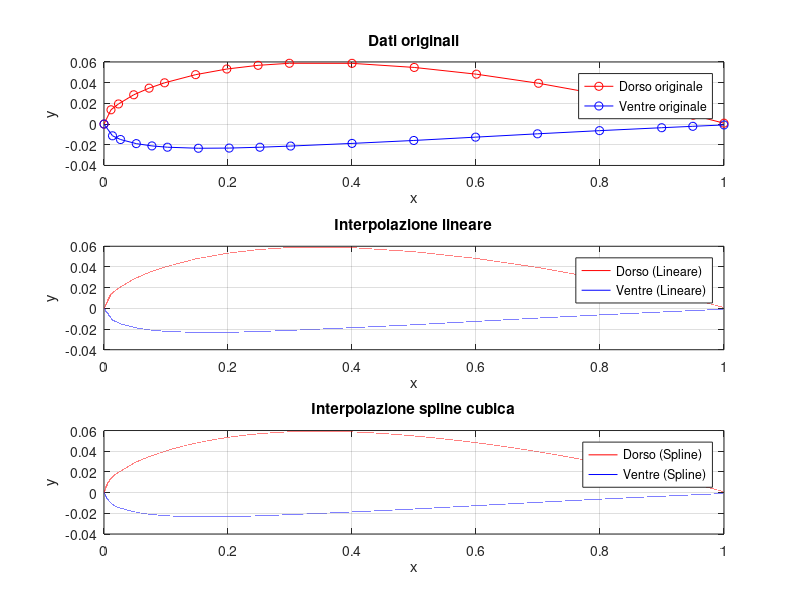
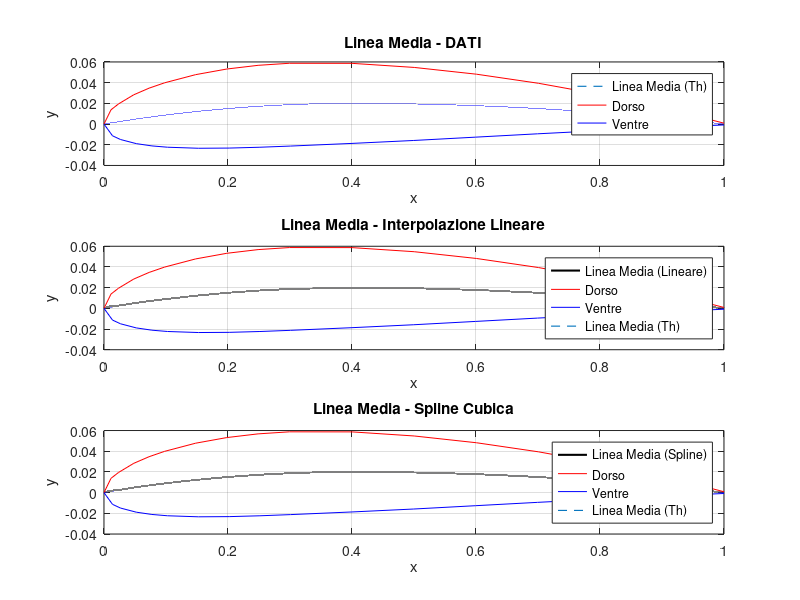

Recreate these plots in MATLAB, in order. (Note: this script raises an error after producing the figures.)
% faccio dei tentativi con un NACA 2408 per capire quale possa essere una
% giusta approssimazione della linea media nel momento in cui aumento il
% numero di punti, noto che sia facendo una interpolazione lineare che una
% spline trovo un alfath che passa da 0.257° circa a 0.5°, dai grafici si
% nota questo a causa della pendenza iniziale nei due casi discostante dalla
% previsione usando la linea media data dalla teoria
clc
clear
close all
profilo = [
    1.00000  0.00084; 
    0.95033  0.00855;
    0.90054  0.01575;
    0.80078  0.02858;
    0.70081  0.03942;
    0.60068  0.04820;
    0.50039  0.05473;
    0.40000  0.05869;
    0.29900  0.05875;
    0.24852  0.05677;
    0.19809  0.05320;
    0.14778  0.04776;
    0.09768  0.03987;
    0.07273  0.03471;
    0.04794  0.02829;
    0.02337  0.01944;
    0.01128  0.01380;
    0.00000  0.00000;
    0.00000  0.00000;
    0.01372 -0.01134;
    0.02663 -0.01493;
    0.05206 -0.01891;
    0.07727 -0.02111;
    0.10232 -0.02237;
    0.15222 -0.02338;
    0.20191 -0.02320;
    0.25148 -0.02239;
    0.30100 -0.02125;
    0.40000 -0.01869;
    0.49961 -0.01585;
    0.59932 -0.01264;
    0.69919 -0.00942;
    0.79922 -0.00636;
    0.89946 -0.00353;
    0.94967 -0.00217;
    1.00000 -0.00084];
x_dorso = flip(profilo(1:18,1)); 
y_dorso = flip(profilo(1:18,2));
x_ventre = (profilo(19:end,1));
y_ventre = (profilo(19:end,2));

% Numero di punti da aggiungere tra ogni coppia di punti originali
n_punti = 10000; %POSSO VARIARLLA PER AGGIUNGERE DEI AIUTANO NEL CASO DELL'INTERPOLAZIONE CON UNA SPLINE

% Interpolazione lineare
x_interp_lineare = linspace(min(x_dorso), max(x_dorso), numel(x_dorso) * n_punti);
y_dorso_interp_lineare = interp1(x_dorso, y_dorso, x_interp_lineare, 'linear');
y_ventre_interp_lineare = interp1(x_ventre, y_ventre, x_interp_lineare, 'linear');

% Interpolazione spline cubica
x_interp_spline = linspace(min(x_dorso), max(x_dorso), numel(x_dorso) * n_punti);
y_dorso_interp_spline = interp1(x_dorso, y_dorso, x_interp_spline, 'spline');
y_ventre_interp_spline = interp1(x_ventre, y_ventre, x_interp_spline, 'spline');

figure;

% Dati originali
subplot(3,1, 1);
plot(x_dorso, y_dorso, 'ro-', 'DisplayName', 'Dorso originale');
hold on;
plot(x_ventre, y_ventre, 'bo-', 'DisplayName', 'Ventre originale');
grid on;
legend('Location', 'best');
title('Dati originali');
xlabel('x');
ylabel('y');

% Interpolazione lineare
subplot(3,1, 2);
plot(x_interp_lineare, y_dorso_interp_lineare, 'r-', 'DisplayName', 'Dorso (Lineare)');
hold on;
plot(x_interp_lineare, y_ventre_interp_lineare, 'b-', 'DisplayName', 'Ventre (Lineare)');
grid on;
legend('Location', 'best');
title('Interpolazione lineare');
xlabel('x');
ylabel('y');

% spline 
subplot(3,1,3);
plot(x_interp_spline, y_dorso_interp_spline, 'r-', 'DisplayName', 'Dorso (Spline)');
hold on;
plot(x_interp_spline, y_ventre_interp_spline, 'b-', 'DisplayName', 'Ventre (Spline)');
grid on;
legend('Location', 'best');
title('Interpolazione spline cubica');
xlabel('x');
ylabel('y');

%%%% Calcolo della linea media coi diversi metodi
%Linea media con interpolazione lineare
x_linea_media_lineare = x_interp_lineare; % Stessa griglia di interpolazione
y_linea_media_lineare = (y_dorso_interp_lineare + y_ventre_interp_lineare) / 2;

% Linea media con spline cubica
x_linea_media_spline = x_interp_spline; % Stessa griglia di interpolazione
y_linea_media_spline = (y_dorso_interp_spline + y_ventre_interp_spline) / 2;

% Metodo 4: Linea media teorica per un NACA 2412
m_2412 = 0.02; p_2412 = 0.4;
y_lm_naca = zeros(size(x_linea_media_lineare));
for i = 1:length(x_linea_media_lineare)
    if x_linea_media_lineare(i) <= p_2412
        y_lm_naca(i) = m_2412 / p_2412^2 * (2 * p_2412 * x_linea_media_lineare(i) - x_linea_media_lineare(i)^2);
    else
        y_lm_naca(i) = m_2412 / (1 - p_2412)^2 * ((1 - 2 * p_2412) + 2 * p_2412 * x_linea_media_lineare(i) - x_linea_media_lineare(i)^2);
    end
end

%% Plot delle linee medie calcolate
figure;

% Linea media dalle formule empiriche viste ad esercitazione
subplot(3,1,1);
plot(x_linea_media_lineare, y_lm_naca, '--', 'LineWidth', 0.8, 'DisplayName', 'Linea Media (Th)');
hold on;
plot(x_dorso, y_dorso, 'r-', 'DisplayName', 'Dorso');
plot(x_ventre, y_ventre, 'b-', 'DisplayName', 'Ventre');
grid on;
legend('Location', 'best');
title('Linea Media - DATI');
xlabel('x');
ylabel('y');

% Linea media con interpolazione lineare
subplot(3,1,2);
plot(x_linea_media_lineare, y_linea_media_lineare, 'k-', 'LineWidth', 1.5, 'DisplayName', 'Linea Media (Lineare)');
hold on;
plot(x_dorso, y_dorso, 'r-', 'DisplayName', 'Dorso');
plot(x_ventre, y_ventre, 'b-', 'DisplayName', 'Ventre');
grid on;
legend('Location', 'best');
title('Linea Media - Interpolazione Lineare');
xlabel('x');
ylabel('y');
%lm teorica
subplot(3,1,2);
plot(x_linea_media_lineare, y_lm_naca, '--', 'LineWidth', 0.8, 'DisplayName', 'Linea Media (Th)');

% Linea media con spline cubica
subplot(3,1,3);
plot(x_linea_media_spline, y_linea_media_spline, 'k-', 'LineWidth', 1.5, 'DisplayName', 'Linea Media (Spline)');
hold on;
plot(x_dorso, y_dorso, 'r-', 'DisplayName', 'Dorso');
plot(x_ventre, y_ventre, 'b-', 'DisplayName', 'Ventre');
grid on;
legend('Location', 'best');
title('Linea Media - Spline Cubica');
xlabel('x');
ylabel('y');
%lm teorica
subplot(3,1,3);
plot(x_linea_media_lineare, y_lm_naca, '--', 'LineWidth', 0.8, 'DisplayName', 'Linea Media (Th)');




%% Calcolo delle derivate
dydx_teoria = finiteDifferenceCentered(x_linea_media_lineare, y_lm_naca); %qui potrei avere la formula esatta ma non la uso per riuscire a validare il metodo
dydx_interplin = finiteDifferenceCentered(x_linea_media_lineare, y_linea_media_lineare);
dydx_spline =finiteDifferenceCentered(x_linea_media_spline, y_linea_media_spline);
%% Calcolo alphath
eps =x_linea_media_lineare;
epss = eps - 0.5;
alfath = 0;
for i = 1:(length(epss)-1)
    alfath = alfath + (dydx_teoria(i)/pi)* (acos(-2*epss(i+1)) - acos(-2*epss(i)));
end
alfath_TEORIA = (alfath*180)/pi;

eps =x_linea_media_lineare;
epss = eps - 0.5;
alfath = 0;
for i = 1:(length(epss)-1)
    alfath = alfath + (dydx_interplin(i)/pi)* (acos(-2*epss(i+1)) - acos(-2*epss(i)));
end
alfath_INTERPLIN = (alfath*180)/pi;

eps =x_linea_media_spline;
epss = eps - 0.5;
alfath = 0;
for i = 1:(length(epss)-1)
    alfath = alfath + (dydx_spline(i)/pi)* (acos(-2*epss(i+1)) - acos(-2*epss(i)));
end
alfath_SPLINE = (alfath*180)/pi;
disp(['Alfa teoria: ', num2str(alfath_TEORIA)]); 
disp(['Alfa interpolazione lineare: ', num2str(alfath_INTERPLIN)]);
disp(['Alfa spline cubica: ', num2str(alfath_SPLINE)]);
%GLI ULTIMI DUE SI DISCOSTANO A CAUSA DELLA DERIVATA SUL BORDO D'ATTACCO
%PIU' ALTA